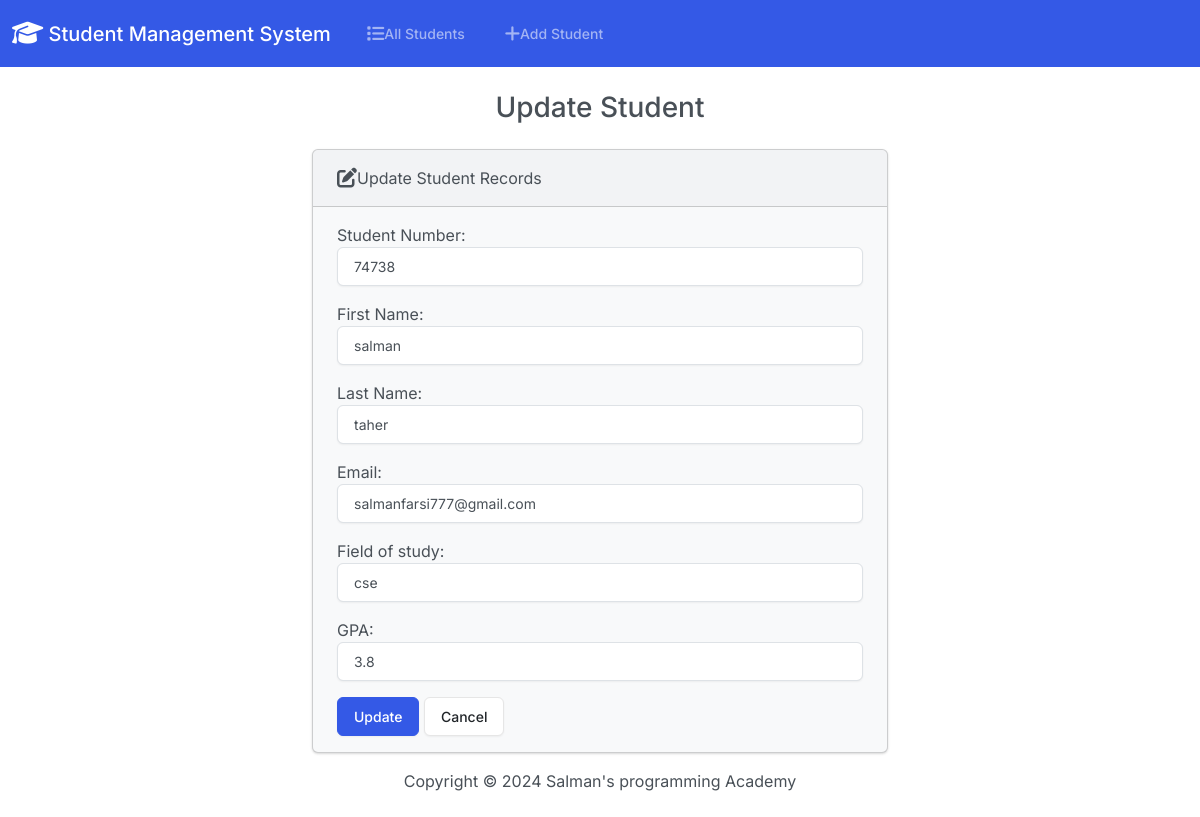
Page /edit/6/ on the committed database.
### students/models.py (models this page shows, shortened)
class Student(models.Model):
    student_number = models.PositiveIntegerField()
    first_name = models.CharField(max_length=50)
    last_name = models.CharField(max_length=50)
    email = models.EmailField(max_length=100)
    field_of_study = models.CharField(max_length=50)
    gpa = models.FloatField()

### students/views.py (the view)
# urls.py: path('edit/<int:id>/',views.edit,name='edit'),
def edit(request, id):
    student = Student.objects.get(pk=id)
    if request.method == 'POST':
        form = StudentForm(request.POST, instance=student)
        if form.is_valid():
            form.save()
            return render(request, 'students/edit.html', {
                'form': form,
                'success': True
            })
    else:
        form = StudentForm(instance=student)
    return render(request, 'students/edit.html', {
        'form': form
    })

### students/forms.py
class StudentForm(forms.ModelForm):
    class Meta:
        model = Student
        fields = ['student_number', 'first_name', 'last_name', 'email', 'field_of_study', 'gpa']
        labels= {
            'student_number': 'Student Number',
            'first_name': 'First Name',
            'last_name': 'Last Name',
            'email' : 'Email',
            'fied_of_study': 'Field of Study',
            'gpa': 'GPA'
   }
        widgets = {
       'student_number': forms.NumberInput(attrs={'class': 'form-control'}),
       'first_name': forms.TextInput(attrs={'class': 'form-control'}),
       'last_name': forms.TextInput(attrs={'class': 'form-control'}),
       'email' : forms.EmailInput(attrs={'class': 'form-control'}),
       'field_of_study': forms.TextInput(attrs={'class': 'form-control'}),
       'gpa': forms.NumberInput(attrs={'class': 'form-control'})
   }

### students/templates/students/edit.html (shortened to what this page needs)
{% extends "students/base.html" %}
{% block body %}
<h3 class="text-center m-4">Update Student</h3>
{% if success %}
   <div class="alert alert-success" role="alert">
       The new student updated successfully.
       <a href="{% url 'index' %}" class="alert-link">Go to Home Page.</a>
   </div>
{% else %}
<div class="row justify-content-center">
   <div class="col-6">
       <div class="card bg-light mb-3">
           <div class="card-header"><i class="fa-solid fa-pen-to-square fa-lg"></i></i>Update Student Records</div>
           <div class="card-body">
               <form action="" method="POST">
                   {{ form.as_p }}
                   <button type="submit" class="btn btn-primary">Update</button>
                   <a href="{% url 'index' %}" class="btn btn-secondary">Cancel</a>
               </form>
           </div>
       </div>
   </div>
</div>
{% endif %}
{% endblock %}

### rows in the picture
Student: student_number "74738", first_name "salman", last_name "taher", email "salmanfarsi777@gmail.com", field_of_study "cse", gpa "3.8"
